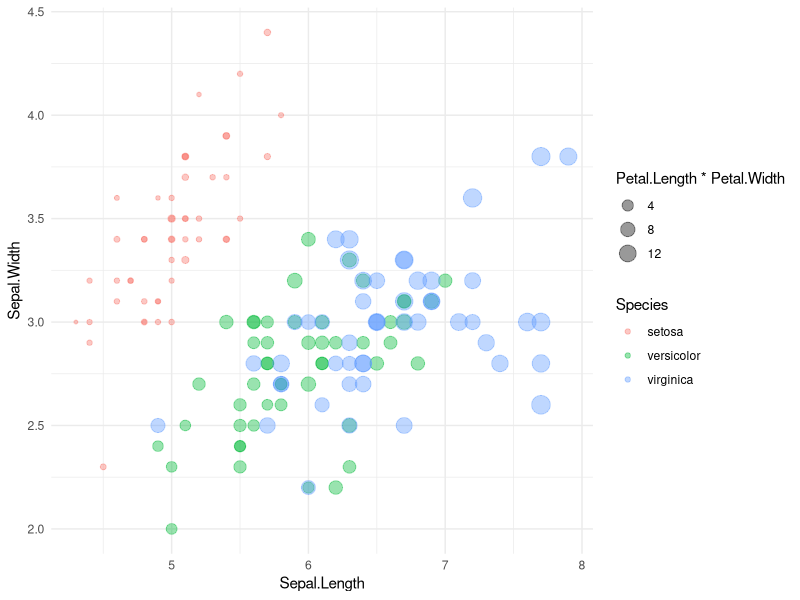

Source code (R):
## ---- chunk 1
knitr::opts_chunk$set(echo = TRUE)
## ---- chunk 2
library(ggplot2)
library(magrittr)
## ---- chunk 3
iris %>% 
    ggplot(aes(
        x = Sepal.Length, 
        y = Sepal.Width, 
        size = Petal.Length*Petal.Width,  # Curious if this will work.
        color = Species)) + geom_point(alpha = 0.4) + theme_minimal()
